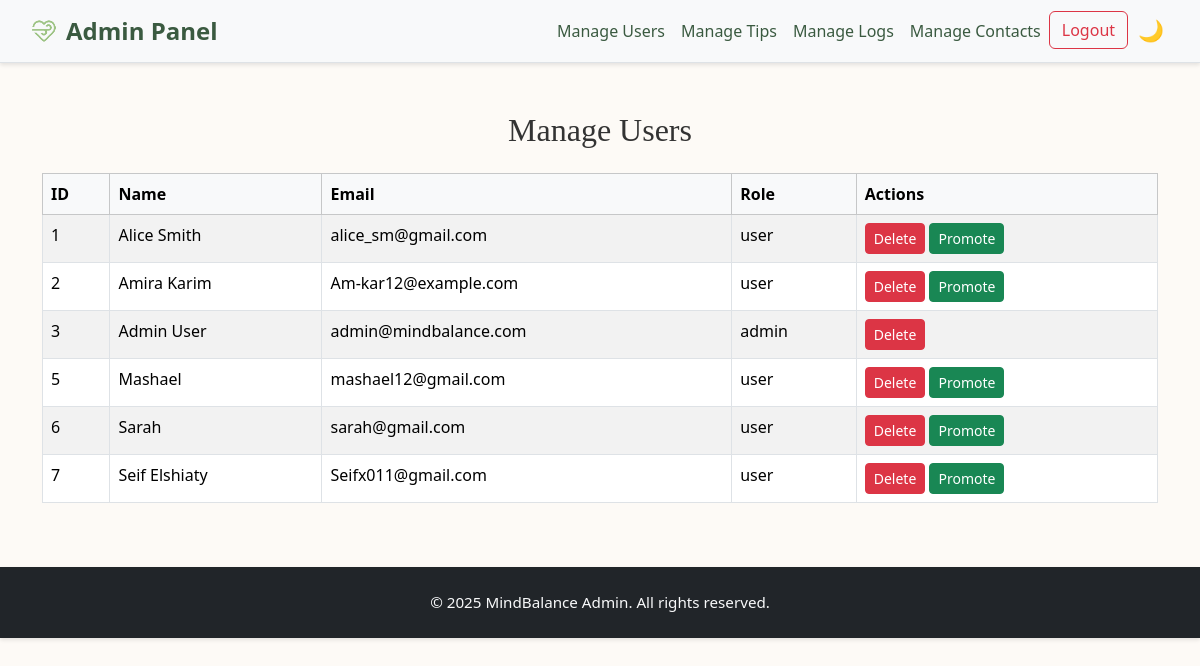
Page /admin/manage_users.php (signed in) on the committed database.
### tables this page shows
CREATE TABLE `users` (
  `user_id` int(11) NOT NULL,
  `name` varchar(100) NOT NULL,
  `email` varchar(150) NOT NULL,
  `password` varchar(255) NOT NULL,
  `role` enum('user','admin') DEFAULT 'user',
  `created_at` timestamp NOT NULL DEFAULT current_timestamp()
);

### admin/manage_users.php (the view, shortened to what this page needs)
<?php
require 'db_connect.php';
$stmt = $pdo->query("SELECT user_id, name, email, role FROM users ORDER BY user_id ASC");
$users = $stmt->fetchAll();
?>
<!DOCTYPE html>
<html lang="en">
<head>
  <link rel="stylesheet" href="https://cdn.jsdelivr.net/npm/bootstrap@5.3.2/dist/css/bootstrap.min.css">
  <link rel="stylesheet" href="styles.css">
</head>
<body>
<header class="bg-light border-bottom mb-4">
  <nav class="navbar navbar-expand-lg navbar-light container">
    <a class="navbar-brand fw-bold d-flex align-items-center" href="admin.php">
      <img src="logo.png" alt="Logo" width="28" class="me-2">Admin Panel
    </a>
    <div class="collapse navbar-collapse" id="navbarNav">
      <ul class="navbar-nav ms-auto">
        <li class="nav-item"><a class="nav-link active" href="manage_users.php">Manage Users</a></li>
        <li class="nav-item"><a class="nav-link" href="manage_tips.php">Manage Tips</a></li>
        <li class="nav-item"><a class="nav-link" href="manage_logs.php">Manage Logs</a></li>
        <li class="nav-item"><a class="nav-link" href="admin.php">Manage Contacts</a></li>
        <li class="nav-item"><a class="btn btn-outline-danger" href="logout.php">Logout</a></li>
      </ul>
      <button class="dark-toggle" onclick="toggleDarkMode()" aria-label="Toggle dark mode">🌙</button>
    </div>
  </nav>
</header>
<main class="container my-5">
  <h2 class="text-center mb-4" style="font-family: 'Playfair Display', serif;">Manage Users</h2>
  <?php if (count($users) > 0): ?>
    <div class="table-responsive">
      <table class="table table-bordered table-striped">
        <thead class="table-light">
          <tr>
            <th>ID</th>
            <th>Name</th>
            <th>Email</th>
            <th>Role</th>
            <th>Actions</th>
          </tr>
        </thead>
        <tbody>
          <?php foreach ($users as $user): ?>
            <tr>
              <td><?= htmlspecialchars($user['user_id']) ?></td>
              <td><?= htmlspecialchars($user['name']) ?></td>
              <td><?= htmlspecialchars($user['email']) ?></td>
              <td><?= htmlspecialchars($user['role']) ?></td>
              <td>
                <form method="POST" class="d-inline">
                  <button type="submit" class="btn btn-sm btn-danger">Delete</button>
                </form>
                <?php if ($user['role'] === 'user'): ?>
                  <form method="POST" class="d-inline">
                    <button type="submit" class="btn btn-sm btn-success">Promote</button>
                  </form>
                <?php endif; ?>
              </td>
            </tr>
          <?php endforeach; ?>
        </tbody>
      </table>
    </div>
  <?php else: ?>
    <p class="text-center">No users found.</p>
  <?php endif; ?>
</main>
<footer class="bg-dark text-light py-4 mt-5">
  <div class="container text-center">
    <p class="mb-0">&copy; 2025 MindBalance Admin. All rights reserved.</p>
  </div>
</footer>
</body>
</html>

### styles.css (style rules this page uses)
body { font-family: 'Segoe UI', Tahoma, Geneva, Verdana, sans-serif; background-color: #fdfaf6; color: #333; transition: background-color 0.3s, color 0.3s; }
header, footer { background-color: #fff; box-shadow: 0 2px 4px rgba(0,0,0,0.1); transition: background-color 0.3s; }
.navbar-brand { color: #3a5a40 !important; font-size: 1.5rem; }
.nav-link { color: #3a5a40 !important; }
footer { background-color: #3a5a40; color: #fff; padding-top: 20px; padding-bottom: 20px; text-align: center; }
footer p { font-size: 0.95rem; }
footer .container { max-width: 100%; }
.dark-toggle { cursor: pointer; font-size: 1.3rem; background: none; border: none; color: inherit; padding-left: 10px; transition: color 0.3s; }
a { text-decoration: none; color: #007bff; }

### rows in the picture
users: user_id "1", name "Alice Smith", email "alice_sm@gmail.com", role "user"
users: user_id "2", name "Amira Karim", email "Am-kar12@example.com", role "user"
users: user_id "3", name "Admin User", email "admin@mindbalance.com", role "admin"
users: user_id "5", name "Mashael", email "mashael12@gmail.com", role "user"
users: user_id "6", name "Sarah", email "sarah@gmail.com", role "user"
users: user_id "7", name "Seif Elshiaty", email "Seifx011@gmail.com", role "user"
